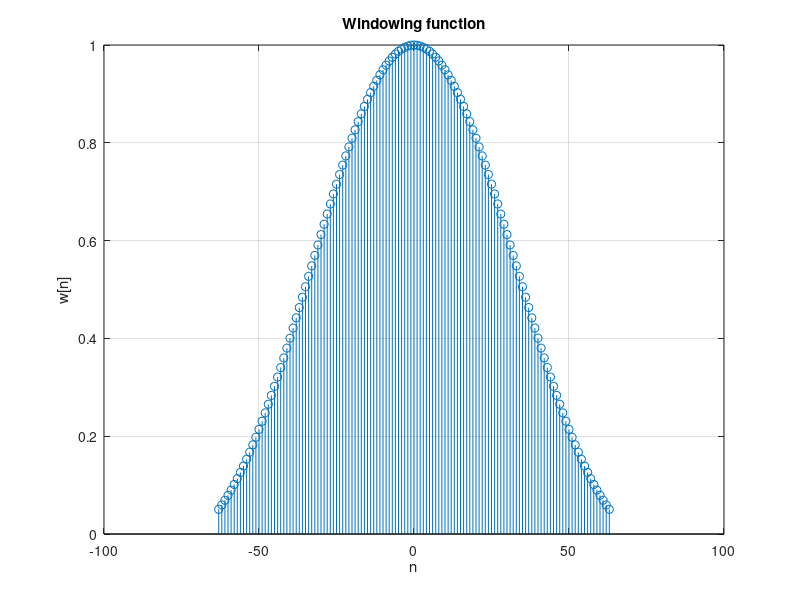
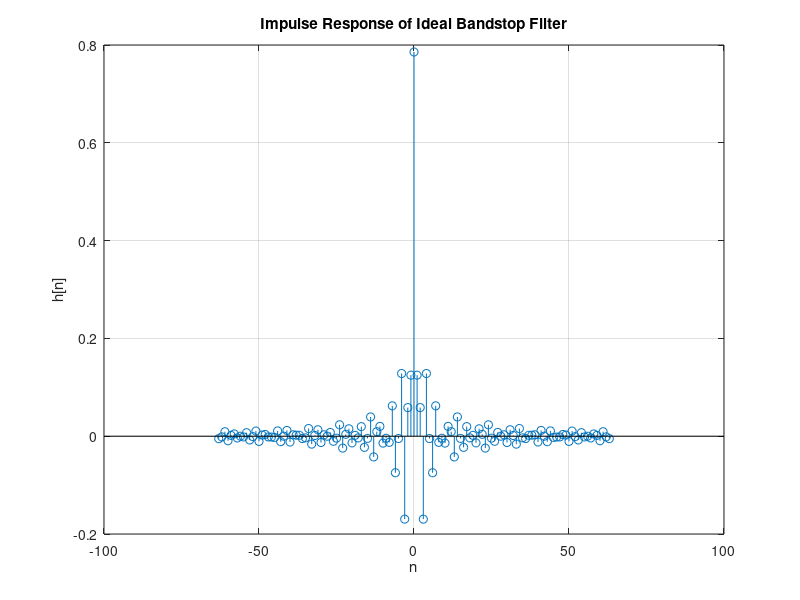
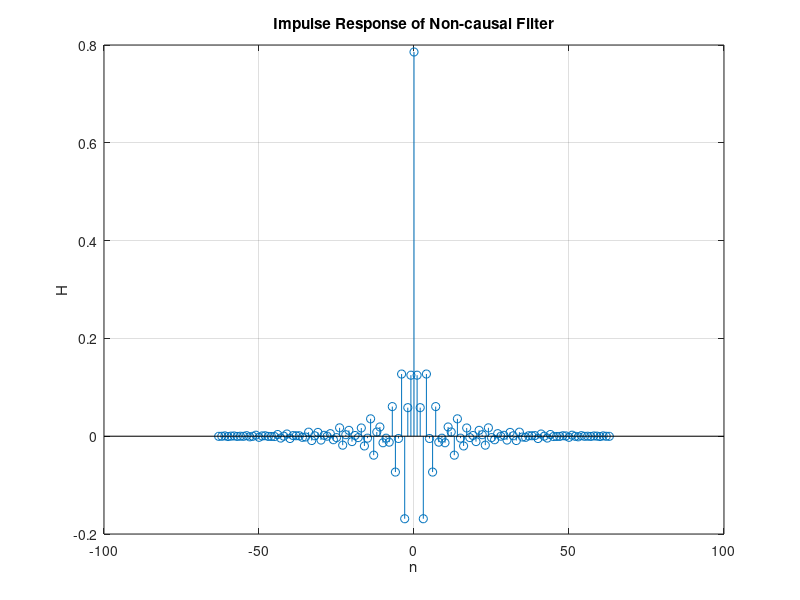
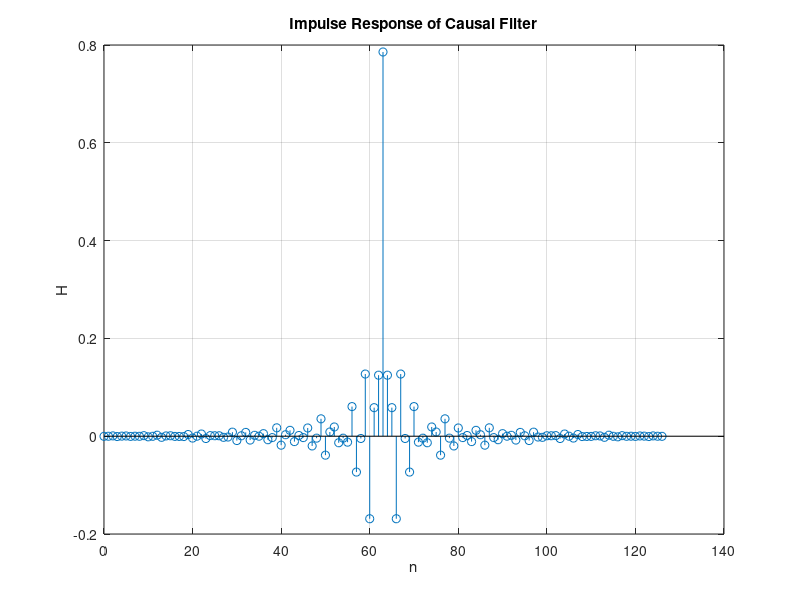

The MATLAB source for these figures, in order: (Note: this script raises an error after producing the figures.)
%FIR Bandstop Filter
 
close all;
clear all;
 
indexNo = 150009;
%Get A, B, C values from the index number
A = fix(mod(indexNo,1000)/100);
B = fix(mod(indexNo,100)/10);
C = mod(indexNo,10);
 
%Define filter specifications
Ap = 0.05 + 0.01*A;     %Passband ripple
Aa = 40 + B;            %Minimum stopband attenuation
Omega_p1 = C*100 + 300; %Lower passband frequency
Omega_p2 = C*100 + 850; %Upper passband frequency
Omega_a1 = C*100 + 400; %Lower stopband frequency
Omega_a2 = C*100 + 700; %Upper stopband frequency
Omega_s = 2*(C*100 + 1200); %Sampling frequency
T = 2*pi/Omega_s;
 
Bt = min((Omega_a1 - Omega_p1),(Omega_p2 - Omega_a2));  %Transition width
Omega_c1 = Omega_p1 + Bt*0.5;   %Lower cut-off frequency
Omega_c2 = Omega_p2 - Bt*0.5;   %Upper cut-off frequency
 
%Choose delta value
delta_p = (10^(0.05*Ap)-1)/(10^(0.05*Ap)+1);
delta_a = 10^(-0.05*Aa);
delta = min(delta_p, delta_a);
 
%Actual Stopband attenuation
Aaa = -20*log10(delta);
 
%Choose parameter alpha
if Aaa<=21
    alpha = 0;
elseif (21<=Aaa) && (Aaa<=50)
    alpha = 0.5842*(Aaa-21)^0.4 + 0.07886*(Aaa-21);
elseif Aaa>50
    alpha = 0.1102*(Aaa-8.7);
end
 
%Choose parameter D
if Aaa<=21
    D = 0.9222;
else
    D = (Aaa-7.95)/14.36;
end
 
%Choose the lowest odd value of N
if mod(ceil((Omega_s*D)/Bt+1),2) == 0;
    N = ceil((Omega_s*D)/Bt+1) + 1;
else
    N = ceil((Omega_s*D)/Bt+1);
end
 
%Plot the Window function (wk) from Kaiser window function
nr = -(N-1)/2 : 1 : (N-1)/2;     %define the range where wk is non-zero.
beta = alpha*(1 - ((2*nr)/(N-1)).^2).^0.5;
I_beta = 1; I_alpha = 1;
for k = 1 : 1 : 100
    I_beta = I_beta + ((1/factorial(k))*(beta/2).^k).^2;
    I_alpha = I_alpha + ((1/factorial(k))*(alpha/2).^k).^2;
end
wk = I_beta./I_alpha;
figure;
stem(nr,wk);
title('Windowing function');
xlabel('n'); ylabel('w[n]');
grid on;
 
%Compute h[n]
n1 = -(N-1)/2 : 1 : -1; %Range for negative values
n2 = 1 : 1 : (N-1)/2;   %Range for positive values
h1 = (((1/pi)./n1).*(sin(Omega_c1*n1*T) - sin(Omega_c2*n1*T)));
h2 = (((1/pi)./n2).*(sin(Omega_c1*n2*T) - sin(Omega_c2*n2*T)));
h0 = 1 + (2*(Omega_c1-Omega_c2))/Omega_s;
n = [n1, 0, n2];
hn = [h1, h0, h2];      %h[n] array
figure;
stem(n,hn);
title('Impulse Response of Ideal Bandstop Filter');
xlabel('n'); ylabel('h[n]');
grid on;
 
%Compute Digital filter
filt = hn.*wk;
 
figure;
stem(n, filt);
title('Impulse Response of Non-causal Filter');
xlabel('n'); ylabel('H');
grid on;
 
figure;
n_new = 0:1:(N-1);
stem(n_new, filt);
title('Impulse Response of Causal Filter');
xlabel('n'); ylabel('H');
grid on;
 
%Magnitude Response
fvtool(filt)
 
%compute the Omega values and plot the Excitation in time domain
w1 = Omega_p1/2;
w2 = (Omega_a1+Omega_a2)/2;
w3 = (Omega_p2+Omega_s/2)/2;
 
ns = 0:1:300;   %No. of samples
xnT = sin(w1*ns*T)+sin(w2*ns*T)+sin(w3*ns*T); %Excitation function
figure;
plot(ns, xnT);
title('Excitation');
xlabel('time(s)');
ylabel('x(nT)');
 
y = conv2(xnT,filt);
figure;
plot([1:length(y)]*T*(length(xnT))/(length(y)),y);
title('Filtered Signal');
xlabel('time(s)');
 
N_FFT = 2^nextpow2(numel(ns));   %Next power of 2 from length of y
xnT_FFT = fft (xnT, N_FFT)/numel(ns);
f = (Omega_s)/2* linspace(0, 1, N_FFT/2+1);
figure;
plot(f, 2*abs(xnT_FFT(1:N_FFT/2+1)));
title('Discrete Fourier Transform Excitation');
xlabel('Frequency(rad/s)');
 
N_FFT = 2^nextpow2(numel(ns));   %Next power of 2 from length of y
Y_FFT = fft(y, N_FFT)/numel(ns);
f = (Omega_s)/2*linspace(0, 1, N_FFT/2+1);
figure;
plot(f, 2*abs(Y_FFT(1:N_FFT/2+1)));
title('Discrete Fourier Transform Filtered from Kaiser Window Bandstop Filter');
xlabel('Frequency(rad/s)');
 
%Ideal Filter
xnT=sin(w1*ns*T)+sin(w3*ns*T);
Y=conv2(xnT,filt);
N_FFT = 2^nextpow2(numel(ns));   %Next power of 2 from length of y
Y_FFT = fft(Y, N_FFT)/numel(ns);
f = (Omega_s)/2*linspace(0, 1, N_FFT/2+1);
figure;
plot(f, 2*abs(Y_FFT(1:N_FFT/2+1)));
title('DFT Filtered from Ideal Bandstop Filter');
xlabel('Frequency(rad/s)');
 
%%%%%%%%%%%%%end%%%%%%%%%%%%%

